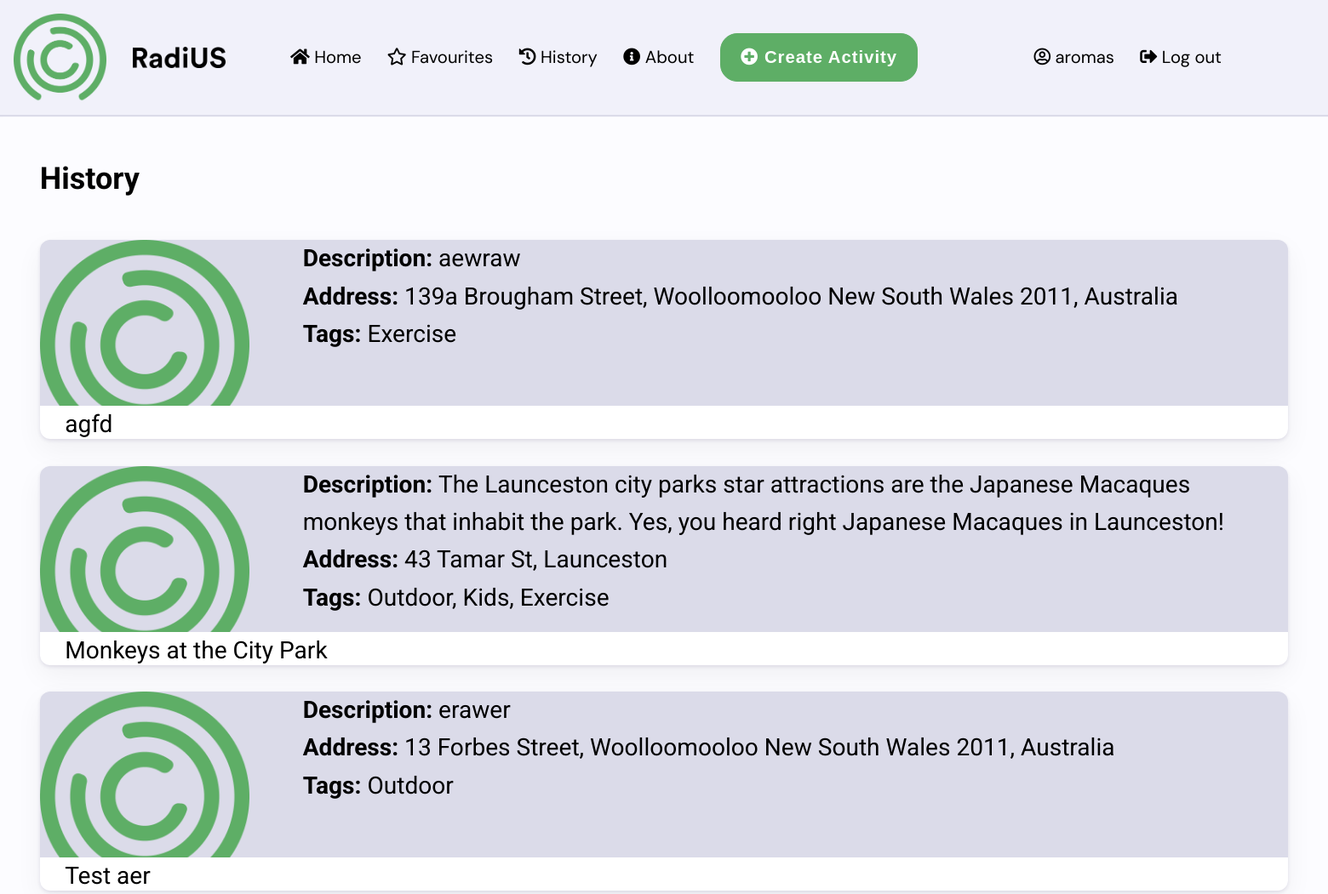
/history (signed in, upper part), run on an earlier commit of the app's database.
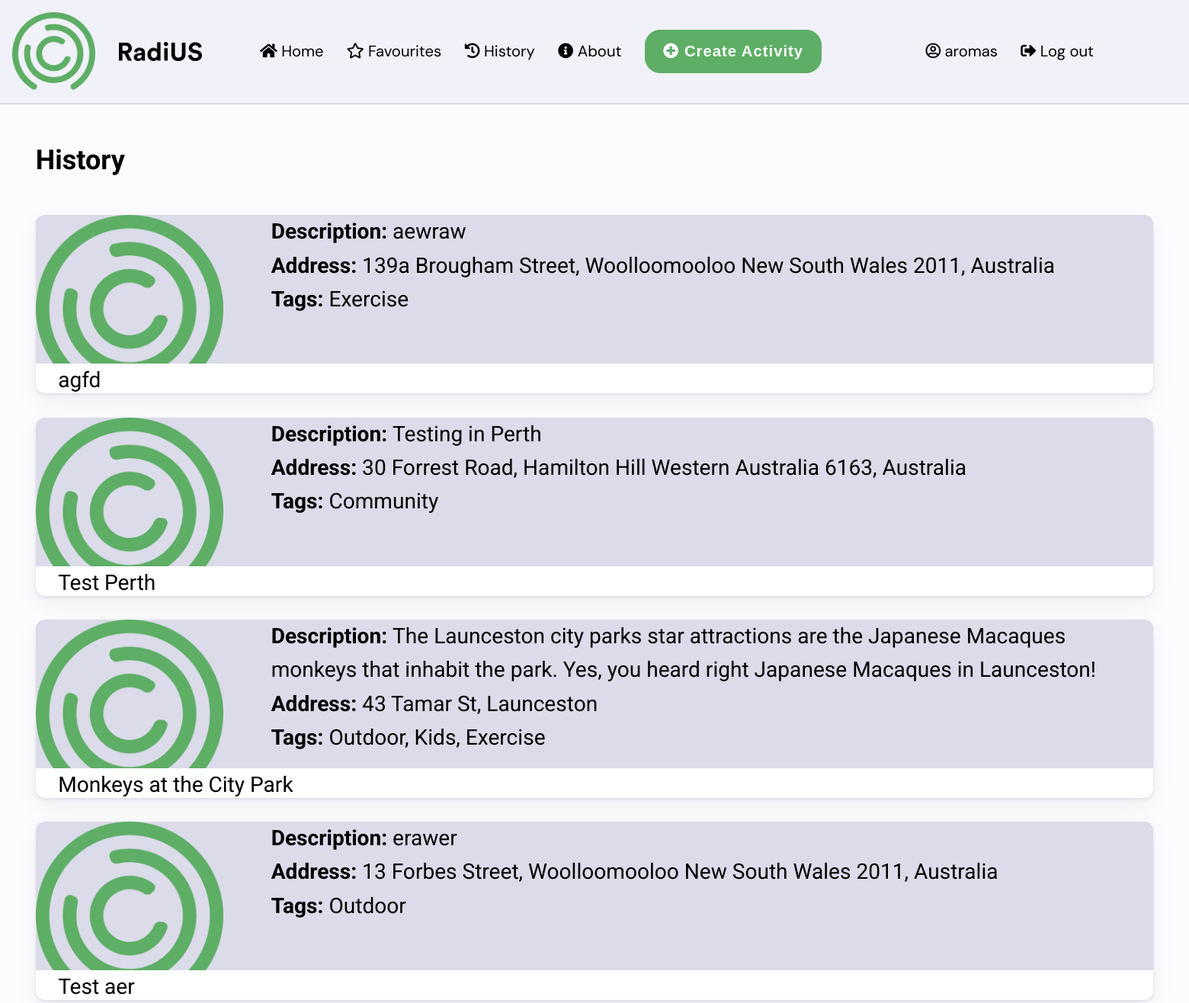
And on a later commit of the database.
### radius/models.py (models this page shows, shortened)
class Activity(models.Model):
    name = models.CharField(max_length=200, help_text='Activity Name')
    description = models.TextField(help_text='Activity Description')
    address = models.CharField(max_length=200, help_text='Activity Address')
    tags = models.ManyToManyField(ActivityTags, help_text='Select Tags')
    id = models.UUIDField(primary_key=True, default=uuid.uuid4,
                          help_text='Activity Key')
    datetime = models.DateTimeField(default=datetime.datetime.now())
    longitude = models.FloatField(default=151.7420)
    latitude = models.FloatField(default=-33.871846)
    image = models.ImageField(upload_to='images/', default='noimage.jpg')

class ActivityTags(models.Model):
    name = models.CharField(max_length=200, help_text='Enter a Tag (e.g. Community')
    def __str__(self):
        return self.name

### radius/views.py (the view)
# urls.py: path('history', views.history),
def history(request):
    activities = request.user.profile.history.all()
    return render(request, 'history.html', {'activities' :activities})

### radius/templates/history.html (shortened to what this page needs)
{% extends 'base.html' %}
{% load static %}
{% block content %}
{% include 'partials/navbar.html' %}
<main>
    <h1>History</h1>
{% include 'partials/activitycard-ext.html' %}
</main>
{% endblock %}

### radius/templates/partials/activitycard-ext.html
{% load static %}
{% if activities %}
        <div class="fav_activityList">
                {% for activity in activities %}
                        <div class="fav_activity_container">
                                <div class="fav_img"><img src="static/img/logo_icon.png" alt="{{ activity.name }}"></div>
                                <div class="fav_description">
                                        <b>Description: </b>{{ activity.description }}<br>
                                        <b>Address: </b>{{ activity.address }}<br>
                                        <b>Tags: </b>{{ activity.tags.all|join:", " }}<br>
                                </div>
                                <div class="fav_activity_title">{{ activity.name }}</div>
                        </div>
                {% endfor %}
{% endif %}
        </div>

What changed in the data, as far as the page shows it:
added Activity: description "Testing in Perth", address "30 Forrest Road, Hamilton Hill Western Australia 6163, Australia", tags.all "Community", name "Test Perth"
